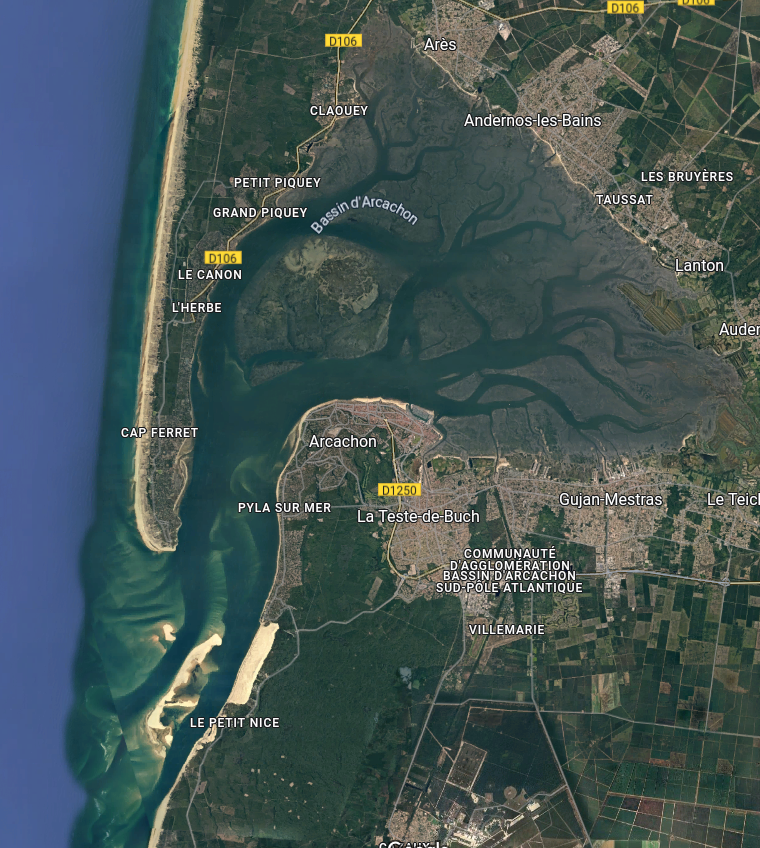
#> input picture arcachon.png, 760 x 848 px
$ python test_map.py
#> lines starting #> are read from the running program, lines starting #| are printed output that depends on the picture
import matplotlib.pyplot as plt
import numpy as np
from PIL import Image


carte = np.asarray(Image.open('arcachon.png'))
#> carte is the input picture: shape (848, 760, 4); mean R, G, B, A 68.2, 85.3, 85.5, 255
plt.imshow(carte)
plt.show(block = False)

def mapping(x, in_min, in_max, out_min, out_max):
    return (x - in_min) * (out_max - out_min) / (in_max - in_min) + out_min


def gps_to_map(lat, lon):
    """
    Fonction de remap des coordonées GPS sur la carte affichée par matplotlib

    lat = y
    lon = x
    """


    lat_deg = int(lat[:2]) + float(lat[3:-3]) / 60
    lon_deg = -int(lon[:3]) - float(lon[4:-3]) / 60

    print(lon_deg, lat_deg)

    x = mapping(lon_deg, -1.31777, -1.01110, 0, 756)
    y = mapping(lat_deg, 44.53533, 44.77666, 855, 0)

    return x, y

x, y = gps_to_map("44°38.3991' N", "001°12.9532' W")
print(x, y)

plt.scatter(x, y, color = 'red')
plt.show()
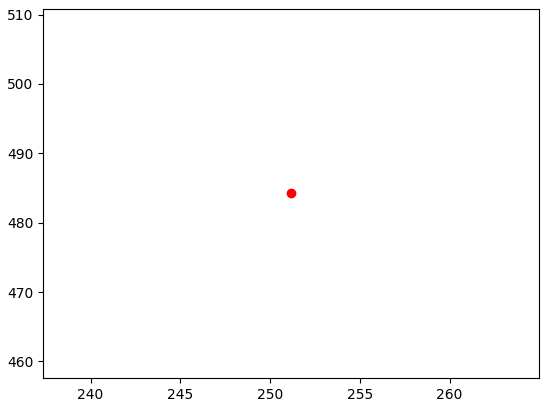
#> figure drawn by matplotlib, 1 panel
